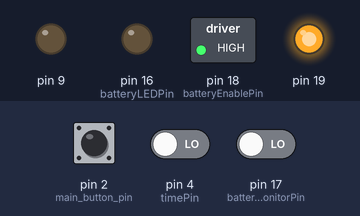
Simulated run of this sketch. Board: Arduino Uno, built with avr-gcc and run on an emulated ATmega328P. Parts: switched loads named in the sketch (green lamp = pin HIGH), output pins drawn as LEDs (lit = HIGH). Dashed ring = blinking. The inputs (shaded band) are chosen by the test bench; at power-on: pin 2 (main_button_pin) LOW, pin 4 (timePin) LOW, pin 17 (batteryMonitorPin) LOW. What the sketch prints to the serial monitor is not drawn.

Above: at 1.2 s.
1.3 s: pin 2 (main_button_pin) pulled HIGH for 0.15 s
At 1.61 s:
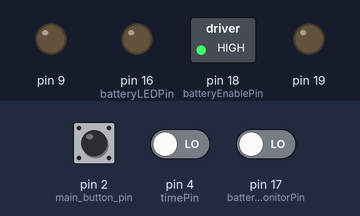
4.8 s: pin 4 (timePin) driven HIGH
At 5.6 s:
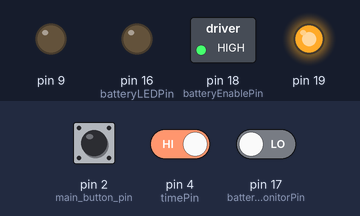
9.0 s: pin 17 (batteryMonitorPin) driven HIGH
At 10.3 s:
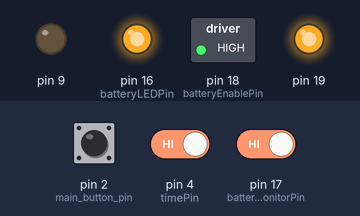
13.2 s: pin 2 (main_button_pin) pulled HIGH for 1 s
At 13.51 s:
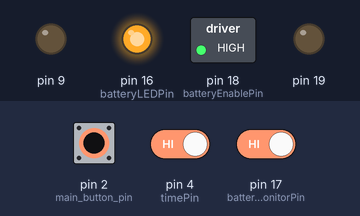
16.7 s: pin 2 (main_button_pin) pulled HIGH for 3.2 s
At 17.5 s:
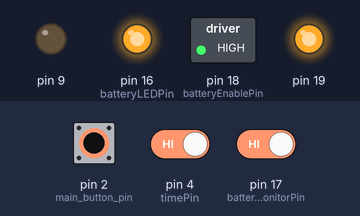
21.4 s: pin 17 (batteryMonitorPin) driven LOW
At 22.6 s:
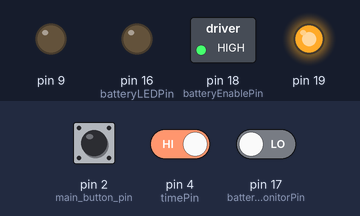
Timing chart, 0 to 26.5 s (numbered marks = the images above; inputs shaded):
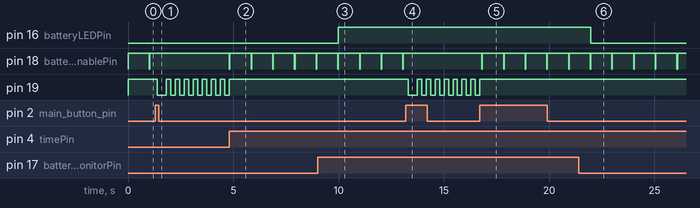

The sketch:

Arduino-Pomodoro.ino
```cpp
// include all the required files
// #include "condition.h"

 #define _DEBUG_

#include "pin.h"
#include "button.h"
#include "led.h"
#include "motor.h"
#include "param.h"
#include "timer.h"
#include "batteryMonitor.h"

int state;

const int worktime = WORKINGTIME1; // seconds
const int vibratetime = VIBRATINGTIME;
const int snoozetime = SNOOZINGTIME;

Timer *workTimer;
Timer *vibrateTimer;
Timer *snoozeTimer;

Button *main_button;
Button *snooze_button;

Motor *motor;

LED *led;

BatteryMonitor *batteryMonitor;

void setup()
{
  // Library Setup
  hardwareSetup();

#ifdef _DEBUG_
  // Serial Initialize
  Serial.begin(9600);
  Serial.println("Initialize Counter");
#endif

  // State initialize
  state = IDLE;

  workTimer = new Timer(worktime, 1000);
  vibrateTimer = new Timer(vibratetime, 1000);
  snoozeTimer = new Timer(snoozetime, 1000);

  main_button = new Button(main_button_pin, LOW, LOW);
  snooze_button = new Button(snooze_button_pin, LOW, LOW);

  motor = new Motor(motorPin);

  led = new LED(ledPin, LOW);

  batteryMonitor = new BatteryMonitor(batteryEnablePin, batteryMonitorPin, batteryLEDPin, batteryMonitorPeriod);
}

void loop()
{
  switch (state)
  {
  case IDLE:
#ifdef _DEBUG_
    Serial.println("IDLE");
#endif
    led->powerOn();
    workTimer->readTimeSetting(timePin);
    batteryMonitor->checkBatteryStatus();
    if (is_start_button_pressed())
    {
      state = TIME_RUNNING;
    }
    break;
  case TIME_RUNNING:
#ifdef _DEBUG_
    Serial.println("TIME_RUNNING");
    Serial.print("    Timer/Threshold: ");
    Serial.print(workTimer->getTimer());
    Serial.print("/");
    Serial.println(workTimer->getThreshold());
#endif
    led->timerRunning();
    workTimer->run();
    if (is_pause_button_pressed())
    {
      state = IDLE;
    }
    else if (is_preset_time_reached())
    {
      state = VIBRATING;
    }
    else if (is_time_setting_changed())
    {
      state = IDLE;
    }
    else
    {
      state = TIME_RUNNING;
    }
    break;
  case VIBRATING:
#ifdef _DEBUG_
    Serial.println("VIBRATING");
    Serial.print("    Timer/Threshold: ");
    Serial.print(vibrateTimer->getTimer());
    Serial.print("/");
    Serial.println(vibrateTimer->getThreshold());
#endif
    led->powerOff();
    motor->start();
    vibrateTimer->run();
    if (is_walk_button_pressed())
    {
      state = WALKING;
    }
    else if (is_snooze_button_pressed())
    {
      state = SNOOZING;
    }
    else if (is_vibrating_overtime())
    {
      state = WALKING;
    }
    else
    {
      state = VIBRATING;
    }
    break;
  case WALKING:
#ifdef _DEBUG_
    Serial.println("WALKING");
#endif
    led->walking();
    motor->stop();
    workTimer->reset();
    vibrateTimer->reset();
    state = IDLE;
    break;
  case SNOOZING:
#ifdef _DEBUG_
    Serial.println("SNOOZING");
#endif
    motor->stop();
    snoozeTimer->reset();
    vibrateTimer->reset();
    state = SNOOZED;
    break;
  case SNOOZED:
#ifdef _DEBUG_
    Serial.println("SNOOZED");
    Serial.print("    Timer/Threshold: ");
    Serial.print(snoozeTimer->getTimer());
    Serial.print("/");
    Serial.println(snoozeTimer->getThreshold());
#endif
    led->snoozed();
    snoozeTimer->run();
    if (is_snoozed_time_reached())
    {
      state = VIBRATING;
    }
    else if (is_walk_button_pressed())
    {
      state = WALKING;
    }
    else
    {
      state = SNOOZED;
    }
    break;
  }
}

bool is_start_button_pressed()
{
  return main_button->isRiseEdge();
}

bool is_pause_button_pressed()
{
  return main_button->isRiseEdge();
}

bool is_preset_time_reached()
{
  return workTimer->isOvertime();
}

bool is_time_setting_changed()
{
  return workTimer->isThresholdChanged(timePin);
}

bool is_walk_button_pressed()
{
  return main_button->isRiseEdge();
}

bool is_snooze_button_pressed()
{
  return snooze_button->isRiseEdge();
}

bool is_vibrating_overtime()
{
  return vibrateTimer->isOvertime();
}

bool is_snoozed_time_reached()
{
  return snoozeTimer->isOvertime();
}
```

batteryMonitor.cpp
```cpp
#include "batteryMonitor.h"
#include "param.h"
#include "Arduino.h"

BatteryMonitor::BatteryMonitor(byte batteryEnablePin, byte batteryMonitorPin, byte batteryLEDPin, unsigned long monitorPeriod)
{
  this->batteryEnablePin = batteryEnablePin;
  this->batteryMonitorPin = batteryMonitorPin;
  this->batteryLEDPin = batteryLEDPin;
  pinMode(batteryEnablePin, OUTPUT);
  pinMode(batteryMonitorPin, INPUT);
  pinMode(batteryLEDPin, OUTPUT);
  digitalWrite(this->batteryEnablePin, HIGH);
  digitalWrite(this->batteryLEDPin, LOW);
  this->prevTime = millis();
  this->startOfPeriod = this->prevTime;
  this->monitorPeriod = monitorPeriod;
  this->isMonitoring = false;
}

BatteryMonitor::~BatteryMonitor()
{
}

void BatteryMonitor::checkBatteryStatus()
{
  unsigned long curtTime = millis();
  if (curtTime - this->prevTime > monitorPeriod)
  {
    digitalWrite(this->batteryEnablePin, LOW);
    if (!this->isMonitoring)
    {
      this->isMonitoring = true;
      this->startOfPeriod = millis();
    }
    if (curtTime - this->startOfPeriod > 20)
    {
      bool batteryStat = digitalRead(this->batteryMonitorPin);
      if (batteryStat == LOW)
      {
        digitalWrite(this->batteryLEDPin, LOW);
      }
      else
      {
        digitalWrite(this->batteryLEDPin, HIGH);
      }
      digitalWrite(this->batteryEnablePin, HIGH);
      this->prevTime = millis();
      this->isMonitoring = false;
    }
  }
}
```

batteryMonitor.h
```cpp
#ifndef _BATTERYMONITOR_H_
#define _BATTERYMONITOR_H_

#include "Arduino.h"
#include "led.h"

class BatteryMonitor
{
private:
  unsigned long prevTime;
  unsigned long monitorPeriod;
  unsigned long startOfPeriod;
  byte batteryEnablePin;
  byte batteryMonitorPin;
  byte batteryLEDPin;
  bool isMonitoring;

public:
  BatteryMonitor(byte batteryEnablePin, byte batteryMonitorPin, byte batteryLEDPin, unsigned long monitorPeriod = 1000);
  ~BatteryMonitor();
  void checkBatteryStatus();
};

#endif
```

button.cpp
```cpp
#include "button.h"
#include "Arduino.h"

Button::Button(byte pin, bool lastButtonState, bool buttonState)
{
	this->pin = pin;
	this->lastButtonState = lastButtonState;
	this->buttonState = buttonState;
	this->lastDebounceTime = 0;
}

Button::~Button()
{
	disattach();
}

void Button::disattach()
{
	digitalWrite(pin, LOW);
	pinMode(pin, INPUT);
}

bool Button::isRiseEdge()
{
	bool res = false;
	unsigned long debounceDelay = 50;
	int reading = digitalRead(pin);

	if (reading != lastButtonState)
	{
		lastDebounceTime = millis();
	}

	if (abs(millis() - lastDebounceTime) > debounceDelay)
	{
		if (reading != buttonState)
		{
			buttonState = reading;
			if (buttonState == HIGH)
			{
				res = true;
			}
		}
	}
	lastButtonState = reading;
	return res;
}

bool Button::isFallEdge()
{
	bool res = false;
	unsigned long debounceDelay = 50;
	int reading = digitalRead(pin);

	if (reading != lastButtonState)
	{
		lastDebounceTime = millis();
	}

	if (abs(millis() - lastDebounceTime) > debounceDelay)
	{
		if (reading != buttonState)
		{
			buttonState = reading;
			if (buttonState == LOW)
			{
				res = true;
			}
		}
	}
	lastButtonState = reading;
	return res;
}
```

button.h
```cpp
#ifndef _BUTTON_H__
#define _BUTTON_H__

#include "Arduino.h"

class Button {
	private:
		byte pin;
		bool lastButtonState;
		bool buttonState;
		unsigned long lastDebounceTime;

	public:
		Button(byte pin, bool lastButtonState=LOW, bool buttonState=LOW);

		~Button();

		bool isRiseEdge();

		bool isFallEdge();

		void disattach();
};

#endif
```

condition.cpp
```cpp
// #include "pin.h"
// #include "param.h"
#include "button.h"
#include "timer.h"
#include "Arduino.h"

// bool is_start_button_pressed(Button *btnObject)
// {
// 	return btnObject->isRiseEdge();
// }

// bool is_pause_button_pressed(Button *btnObject)
// {
// 	return btnObject->isRiseEdge();
// }

// bool is_preset_time_reached()
// {
// 	return workTimer->isOvertime();
// }

// bool is_time_setting_changed(int timePin)
// {
// 	return workTimer->isThresholdChanged(timePin);
// }

// bool is_walk_button_pressed(Button *btnObject)
// {
// 	return btnObject->isRiseEdge();
// }

// bool is_snooze_button_pressed()
// {
// 	return snooze_button->isRiseEdge();
// }

// bool is_vibrating_overtime()
// {
// 	return vibrateTimer->isOvertime();
// }

// bool is_snoozed_time_reached()
// {
// 	return snoozeTimer->isOvertime();
// }
```

led.cpp
```cpp
#include "led.h"
#include "Arduino.h"

LED::LED(byte pin, bool state)
{
  this->ledPin = pin;
  pinMode(this->ledPin, OUTPUT);
  digitalWrite(this->ledPin, state);

  unsigned long curtTime = millis();
  this->blinkCount = 0;
  this->prevBlinkTime = curtTime;

  this->prevPeriod = curtTime;
}

LED::~LED()
{
  disattach();
}

void LED::on()
{
  digitalWrite(this->ledPin, HIGH);
}

void LED::off()
{
  digitalWrite(this->ledPin, LOW);
}

bool LED::getState()
{
  return digitalRead(this->ledPin);
}

void LED::disattach()
{
  digitalWrite(this->ledPin, LOW);
  pinMode(this->ledPin, INPUT);
}

void LED::blink(unsigned int pulseWidth, byte blinkTimes)
{
  if (this->blinkCount < blinkTimes)
  {
    unsigned long curTime = millis();
    if (curTime - this->prevBlinkTime > pulseWidth)
    {
      if (this->getState() == LOW)
      {
        this->on();
      }
      else
      {
        this->off();
        this->blinkCount++;
      }
      this->prevBlinkTime = curTime;
    }
  }
}

void LED::resetBlink()
{
  this->blinkCount = 0;
}

void LED::periodBlink(unsigned int pulseWidth, byte blinkTimes, unsigned int period)
{
  pulseWidth = pulseWidth < 100 ? 100 : pulseWidth;
  period = period < pulseWidth * blinkTimes * 2 ? pulseWidth * blinkTimes * 2 : period;
  unsigned long curtTime = millis();
  if (curtTime - this->prevPeriod > period)
  {
    this->resetBlink();
    this->prevPeriod = curtTime;
    this->prevBlinkTime = curtTime - (pulseWidth + 10); // sync  on/off period with blink period
  }
  this->blink(pulseWidth, blinkTimes);
}

void LED::powerOn()
{
  this->on();
}

void LED::powerOff()
{
  this->off();
}

void LED::timerRunning()
{
  this->periodBlink(200, 1, 400);
}

void LED::walking()
{
  this->periodBlink(400, 1, 800);
}

void LED::snoozed()
{
  this->periodBlink(200, 2, 2500);
}
```

led.h
```cpp
#ifndef _LED_H_
#define _LED_H_

#include "Arduino.h"

class LED
{
private:
  byte ledPin;
  unsigned long prevBlinkTime;
  byte blinkCount;

  unsigned long prevPeriod;
  unsigned int period;

public:
  LED(byte pin, bool state);
  LED(byte pin, bool state, unsigned int pulseWidth, unsigned int period, byte blinkTimes = 1);
  ~LED();
  byte getPin();
  void on();
  void off();
  bool getState();
  void disattach();
  void blink(unsigned int pulseWidth, byte blinkTimes);
  void resetBlink();
  void periodBlink(unsigned int pulseWidth, byte blinkTimes, unsigned int period);
  // the minimum pulseWidth is 100ms, period should larger than pulseWidth*blinkTimes*2

  void powerOn();
  void powerOff();
  void timerRunning();
  void snoozed();
  void walking();
};

#endif
```

main.cpp
```cpp
// include all the required files
// #include "condition.h"


// #define _DEBUG_

#include "Arduino.h"
#include "pin.h"
#include "button.h"
#include "led.h"
#include "motor.h"
#include "param.h"
#include "timer.h"
#include "batteryMonitor.h"

int state;

const int worktime = WORKINGTIME1; // seconds
const int vibratetime = VIBRATINGTIME;
const int snoozetime = SNOOZINGTIME;

Timer *workTimer;
Timer *vibrateTimer;
Timer *snoozeTimer;

Button *main_button;
Button *snooze_button;

Motor *motor;

LED *led;

BatteryMonitor *batteryMonitor;

bool is_start_button_pressed()
{
	return main_button->isRiseEdge();
}

bool is_pause_button_pressed()
{
	return main_button->isRiseEdge();
}

bool is_preset_time_reached()
{
	return workTimer->isOvertime();
}

bool is_time_setting_changed()
{
	return workTimer->isThresholdChanged(timePin);
}

bool is_walk_button_pressed()
{
	return main_button->isRiseEdge();
}

bool is_snooze_button_pressed()
{
	return snooze_button->isRiseEdge();
}

bool is_vibrating_overtime()
{
	return vibrateTimer->isOvertime();
}

bool is_snoozed_time_reached()
{
	return snoozeTimer->isOvertime();
}

void setup()
{
	// Library Setup
	hardwareSetup();

	#ifdef _DEBUG_
	// Serial Initialize
	Serial.begin(9600);
	Serial.println("Initialize Counter");
	#endif

	// State initialize
	state = IDLE;

	workTimer = new Timer(worktime, 1000);
	vibrateTimer = new Timer(vibratetime, 1000);
	snoozeTimer = new Timer(snoozetime, 1000);

	main_button = new Button(main_button_pin, LOW, LOW);
	snooze_button = new Button(snooze_button_pin, LOW, LOW);

	motor = new Motor(motorPin);

	led = new LED(ledPin, LOW);

	batteryMonitor = new BatteryMonitor(batteryEnablePin, batteryMonitorPin, batteryLEDPin, batteryMonitorPeriod);
}

void loop()
{
	switch (state)
	{
		case IDLE:
		#ifdef _DEBUG_
		Serial.println("IDLE");
		#endif
		led->powerOn();
		workTimer->readTimeSetting(timePin);
		batteryMonitor->checkBatteryStatus();
		if (is_start_button_pressed())
		{
			state = TIME_RUNNING;
		}
		break;
		case TIME_RUNNING:
		#ifdef _DEBUG_
		Serial.println("TIME_RUNNING");
		Serial.print("    Timer/Threshold: ");
		Serial.print(workTimer->getTimer());
		Serial.print("/");
		Serial.println(workTimer->getThreshold());
		#endif
		led->timerRunning();
		workTimer->run();
		if (is_pause_button_pressed())
		{
			state = IDLE;
		}
		else if (is_preset_time_reached())
		{
			state = VIBRATING;
		}
		else if (is_time_setting_changed())
		{
			state = IDLE;
		}
		else
		{
			state = TIME_RUNNING;
		}
		break;
		case VIBRATING:
		#ifdef _DEBUG_
		Serial.println("VIBRATING");
		Serial.print("    Timer/Threshold: ");
		Serial.print(vibrateTimer->getTimer());
		Serial.print("/");
		Serial.println(vibrateTimer->getThreshold());
		#endif
		led->powerOff();
		motor->start();
		vibrateTimer->run();
		if (is_walk_button_pressed())
		{
			state = WALKING;
		}
		else if (is_snooze_button_pressed())
		{
			state = SNOOZING;
		}
		else if (is_vibrating_overtime())
		{
			state = WALKING;
		}
		else
		{
			state = VIBRATING;
		}
		break;
		case WALKING:
		#ifdef _DEBUG_
		Serial.println("WALKING");
		#endif
		led->walking();
		motor->stop();
		workTimer->reset();
		vibrateTimer->reset();
		state = IDLE;
		break;
		case SNOOZING:
		#ifdef _DEBUG_
		Serial.println("SNOOZING");
		#endif
		motor->stop();
		snoozeTimer->reset();
		vibrateTimer->reset();
		state = SNOOZED;
		break;
		case SNOOZED:
		#ifdef _DEBUG_
		Serial.println("SNOOZED");
		Serial.print("    Timer/Threshold: ");
		Serial.print(snoozeTimer->getTimer());
		Serial.print("/");
		Serial.println(snoozeTimer->getThreshold());
		#endif
		led->snoozed();
		snoozeTimer->run();
		if (is_snoozed_time_reached())
		{
			state = VIBRATING;
		}
		else if (is_walk_button_pressed())
		{
			state = WALKING;
		}
		else
		{
			state = SNOOZED;
		}
		break;
	}
}
```

motor.cpp
```cpp
#include "motor.h"
#include "Arduino.h"

Motor::Motor(int pin, bool state)
{
  this->motorPin = pin;
  this->state = state;
  pinMode(this->motorPin, OUTPUT);
  digitalWrite(this->motorPin, LOW);
}

Motor::~Motor()
{
  digitalWrite(this->motorPin, LOW);
  pinMode(this->motorPin, INPUT);
}

void Motor::start()
{
  this->state = HIGH;
  digitalWrite(this->motorPin, HIGH);
}

void Motor::stop()
{
  this->state = LOW;
  digitalWrite(this->motorPin, LOW);
}

void Motor::reverse()
{
  if (this->state == HIGH)
  {
    this->stop();
  }
  else
  {
    this->start();
  }
}
```

motor.h
```cpp
#ifndef _MOTOR_H_
#define _MOTOR_H_

#include "Arduino.h"

class Motor
{
private:
  int motorPin;
  bool state;

public:
  Motor(int pin, bool state = LOW);
  ~Motor();
  void start();
  void stop();
  void reverse();
};

#endif
```

param.h
```cpp
#ifndef _PARAM_H_
#define _PARAM_H_

// State Machine Defination
const int IDLE = 0;
const int TIME_RUNNING = 2;
const int VIBRATING = 4;
const int WALKING = 8;
const int SNOOZING = 16;
const int SNOOZED = 32;

// Working time Parameters (test use)
// const int WORKINGTIME1 = 20;
// const int WORKINGTIME2 = 15;
// const int VIBRATINGTIME = 10;
// const int SNOOZINGTIME = 15;

// Working time Parameters (test use)
const int WORKINGTIME1 = 20;
const int WORKINGTIME2 = 15;
const int VIBRATINGTIME = 10;
const int SNOOZINGTIME = 7;

const int batteryMonitorPeriod = 1000; // 1000ms period to check whether the battery is drain

#endif
```

pin.cpp
```cpp
#include "pin.h"
// #include "button.h"
// #include "motor.h"
// #include "led.h"
#include "Arduino.h"

// Button *main_button, *snooze_button;
// Motor *motor;
// LED *led;

void hardwareSetup()
{
  pinMode(timePin, INPUT);

  // pinMode(motorPin, OUTPUT);
  // pinMode(ledPin, INPUT);

  // main_button = new Button(main_button_pin);
  // snooze_button = new Button(snooze_button_pin);

  // motor = new Motor(motorPin);

  // led = new LED(ledPin, LOW);
}
```

pin.h
```cpp
#ifndef _PIN_H_
#define _PIN_H_

// #include "button.h"
// #include "motor.h"
// #include "led.h"
// #include "Arduino.h"

const int timePin = 4;
const int motorPin = 9;
// extern Motor *motor;

const int ledPin = 19;
// extern LED *led;

const int main_button_pin = 2;
const int snooze_button_pin = 3;

const int batteryEnablePin = 18;
const int batteryMonitorPin = 17;
const int batteryLEDPin = 16;
// extern Button *main_button;
// extern Button *snooze_button;

// class Pins
// {
// public:
//   static const int timePin = 10;
//   static const int motorPin = 13;
//   static const int ledPin = 14;
//   static const int main_button_pin = 11;
//   static const int snooze_button_pin = 12;
//   void hardwareSetup();
// };

void hardwareSetup();

#endif
```

timer.h
```cpp
#ifndef _TIMER_H_
#define _TIMER_H_

#include "Arduino.h"

class Timer
{
private:
  unsigned int timer;
  unsigned int threshold;
  unsigned int step;
  unsigned long prevTime;

public:
  Timer(unsigned int threshold, unsigned int step = 1000); // the total threshold is threshold * step / 1000
  ~Timer();

  unsigned int getTimer();
  void setTimer(unsigned int timer);
  unsigned int getThreshold();
  void setThreshold(unsigned int threshold);
  void run();
  void reset();
  void readTimeSetting(int timePin);
  bool isOvertime();
  bool isThresholdChanged(int timePin);
};

#endif
```

Source omitted: timer.cpp (1207 bytes)

Measured:
- after the input at 1.3 s, pin 18 (batteryEnablePin): stops changing and stays HIGH; pin 19: HIGH → LOW after 0.10 s, then repeats every 0.43 s: HIGH 0.21 s, LOW 0.21 s
- after the input at 4.8 s, pin 18 (batteryEnablePin): alternates HIGH for 1.0 s and LOW for 0.02 s, starting at once; pin 19: goes on until 4.8 s, then stays HIGH
- after the input at 9.0 s, pin 16 (batteryLEDPin): LOW → HIGH after 0.99 s
- after the input at 13.2 s, pin 18 (batteryEnablePin): stops changing and stays HIGH; pin 19: HIGH → LOW after 0.10 s, then repeats every 0.43 s: HIGH 0.21 s, LOW 0.21 s
- after the input at 16.7 s, pin 18 (batteryEnablePin): alternates HIGH for 1.0 s and LOW for 0.02 s, starting after 0.11 s; pin 19: goes on until 16.7 s, then stays HIGH
- after the input at 21.4 s, pin 16 (batteryLEDPin): HIGH → LOW after 0.58 s
